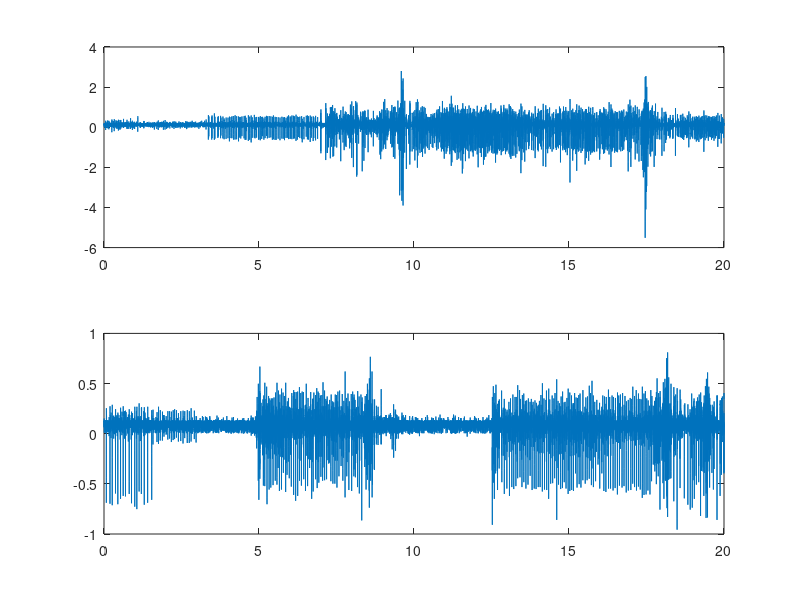

Reproduce this figure in MATLAB. (Note: this script raises an error after producing the figure.)


%% Load data
v1 = csvread('data//data.csv');
v2 = v1(:,2);
v1 = v1(:,1);
t = [0:1/2000:20];
subplot(2,1,1);
plot(t,v1);
subplot(2,1,2);
plot(t,v2);

%% Filter
v = v2;
Fs = 2000;
L = 40001;
w1 = 20;
w2 = 350;
[vr v] = fftbpf(v, Fs, L , w1, w2);

seg = segment(v);
seg = [0 seg numel(v)];

center = [];
level = 4;
for i = [2:numel(seg)]
    cv = v(seg(i-1)+1:seg(i));
    ct = t(seg(i-1)+1:seg(i));

    [a,b]=wavedec(cv,5,'Haar');
    D=detcoef(a,b,level);
    sign = [1];
    for j = [2:numel(D)]
        if D(j)>0 && D(j-1)< 0
            sign = [sign j];
        end
    end
    
    centerp = [];
    for j = [2:numel(sign)]
        s = cv(sign(j-1)*2^level:min(sign(j)*2^level,numel(cv)));
        [maxv,maxp] = max(abs(s));
        maxp = maxp + sign(j-1)*2^level - 1;
        centerp = [centerp maxp];
    end
    centerp = recenterwv(centerp,cv);
    center = [center centerp+seg(i-1)];
end

center = recenterwv(center, v);
figure
hold on
for i = [1 : numel(center)]
    maxp = center(i);
    s = v(max(1,maxp-16):min(maxp+16,numel(v)));
    plot(s);
end
hold off

